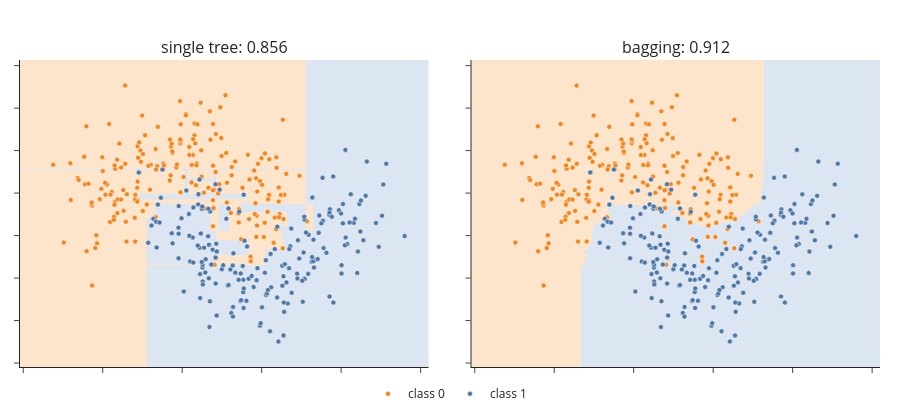

This figure's notebook cell:
### Markdown cell above
## 9. The decision-surface demo (same code as app.py)

### Code cell
from app import figure, fit

(single, a1), (bagged, a2) = fit("decision tree", n_estimators=100, max_samples=50)
figure([(f"single tree: {a1:.3f}", single), (f"bagging: {a2:.3f}", bagged)])

### Figure 1 — Plotly figure (JSON) as saved in the notebook; plotly's stock layout.template omitted (floating-point values rounded to 4 significant figures; data arrays with more than 128 entries replaced by an {"elided": "..."} marker saying what was removed)
{"data": [{"colorscale": [[0, "#FDE5CC"], [1, "#DCE6F2"]], "hoverinfo": "skip", "showscale": false, "type": "heatmap", "x": {"elided": "250 float values"}, "xaxis": "x", "y": {"elided": "250 float values"}, "yaxis": "y", "z": {"elided": "250x250 int values"}, "zmax": 1, "zmin": 0}, {"legendgroup": "0", "marker": {"color": "#F58518", "line": {"color": "white", "width": 0.5}, "size": 5}, "mode": "markers", "name": "class 0", "showlegend": true, "type": "scatter", "x": {"elided": "189 float values"}, "xaxis": "x", "y": {"elided": "189 float values"}, "yaxis": "y"}, {"legendgroup": "1", "marker": {"color": "#4C78A8", "line": {"color": "white", "width": 0.5}, "size": 5}, "mode": "markers", "name": "class 1", "showlegend": true, "type": "scatter", "x": {"elided": "186 float values"}, "xaxis": "x", "y": {"elided": "186 float values"}, "yaxis": "y"}, {"colorscale": [[0, "#FDE5CC"], [1, "#DCE6F2"]], "hoverinfo": "skip", "showscale": false, "type": "heatmap", "x": {"elided": "250 float values"}, "xaxis": "x2", "y": {"elided": "250 float values"}, "yaxis": "y2", "z": {"elided": "250x250 int values"}, "zmax": 1, "zmin": 0}, {"legendgroup": "0", "marker": {"color": "#F58518", "line": {"color": "white", "width": 0.5}, "size": 5}, "mode": "markers", "name": "class 0", "showlegend": false, "type": "scatter", "x": {"elided": "189 float values"}, "xaxis": "x2", "y": {"elided": "189 float values"}, "yaxis": "y2"}, {"legendgroup": "1", "marker": {"color": "#4C78A8", "line": {"color": "white", "width": 0.5}, "size": 5}, "mode": "markers", "name": "class 1", "showlegend": false, "type": "scatter", "x": {"elided": "186 float values"}, "xaxis": "x2", "y": {"elided": "186 float values"}, "yaxis": "y2"}], "layout": {"annotations": [{"font": {"size": 16}, "showarrow": false, "text": "single tree: 0.856", "x": 0.2375, "xanchor": "center", "xref": "paper", "y": 1.0, "yanchor": "bottom", "yref": "paper"}, {"font": {"size": 16}, "showarrow": false, "text": "bagging: 0.912", "x": 0.7625, "xanchor": "center", "xref": "paper", "y": 1.0, "yanchor": "bottom", "yref": "paper"}], "height": 420, "legend": {"orientation": "h", "x": 0.5, "xanchor": "center", "y": -0.04}, "margin": {"b": 40, "l": 20, "r": 20, "t": 60}, "xaxis": {"anchor": "y", "domain": [0.0, 0.475], "range": [-2.041, 3.099], "showticklabels": false}, "xaxis2": {"anchor": "y2", "domain": [0.525, 1.0], "range": [-2.041, 3.099], "showticklabels": false}, "yaxis": {"anchor": "x", "domain": [0.0, 1.0], "range": [-1.546, 2.066], "showticklabels": false}, "yaxis2": {"anchor": "x2", "domain": [0.0, 1.0], "range": [-1.546, 2.066], "showticklabels": false}}}
